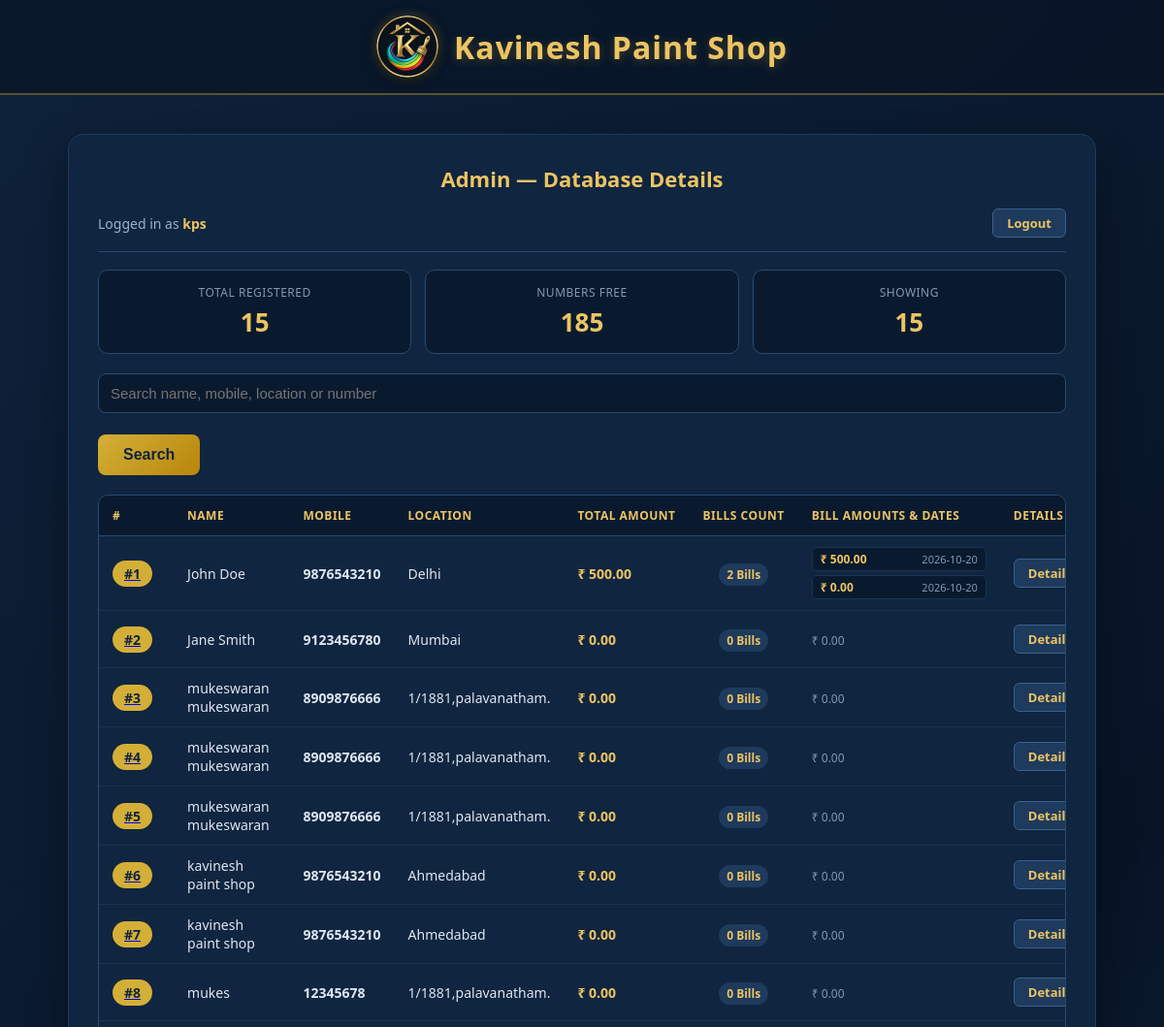
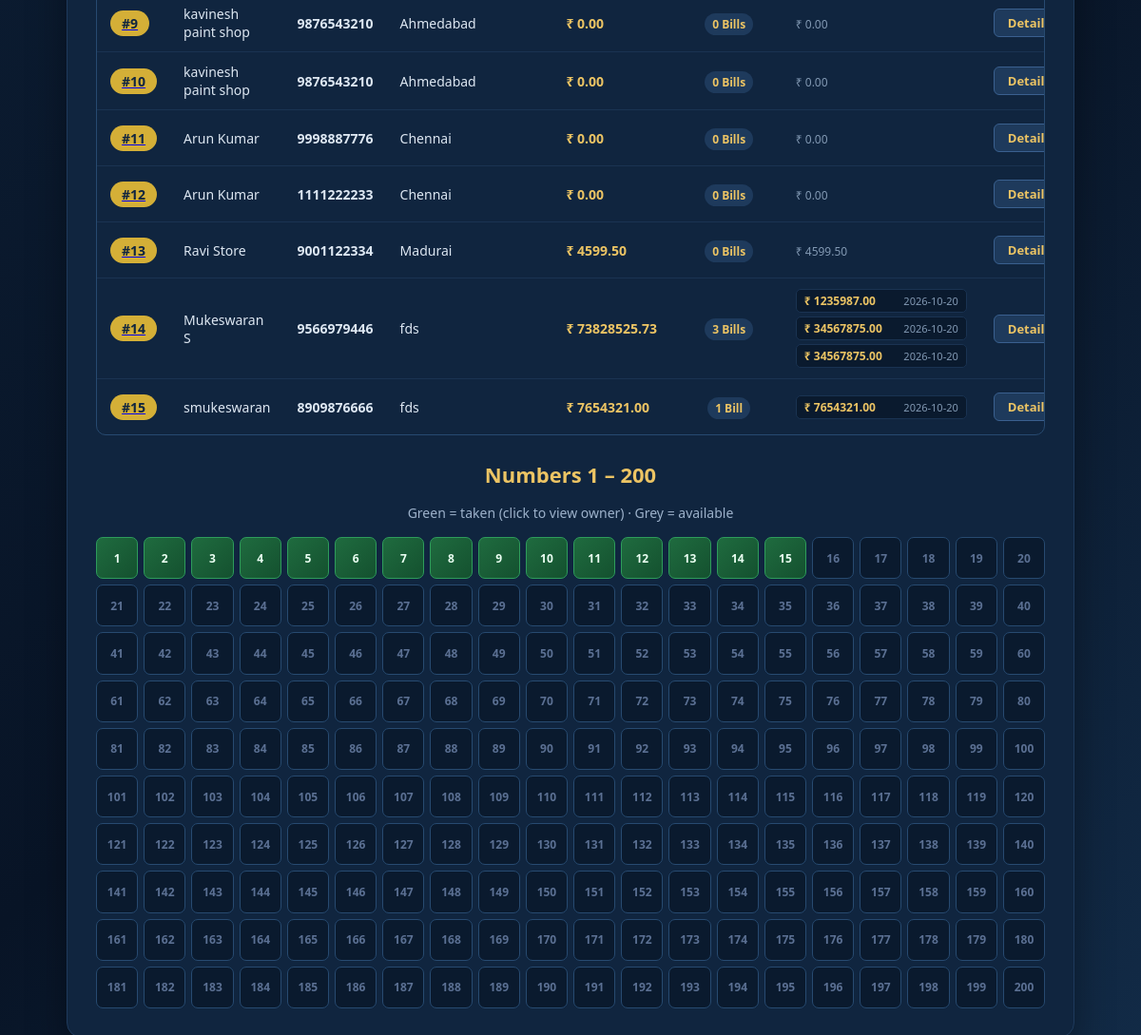
/admin (signed in), run on the app's committed database (2 pictures, top to bottom).
### tables this page shows
CREATE TABLE cards (
                id INTEGER PRIMARY KEY AUTOINCREMENT,
                number INTEGER UNIQUE NOT NULL,
                name TEXT NOT NULL,
                mobile TEXT NOT NULL,
                site TEXT NOT NULL,
                location TEXT NOT NULL,
                photo TEXT NOT NULL,
                card_image TEXT NOT NULL,
                created_at TEXT NOT NULL
            , amount REAL NOT NULL DEFAULT 0);

CREATE TABLE bill_entries (
                id INTEGER PRIMARY KEY AUTOINCREMENT,
                card_id INTEGER NOT NULL,
                amount REAL NOT NULL,
                photo TEXT,
                created_at TEXT NOT NULL,
                FOREIGN KEY (card_id) REFERENCES cards(id) ON DELETE CASCADE
            );

### app.py (the view)
@app.route("/admin")
@admin_required
def admin():
    db = get_db()
    q = request.args.get("q", "").strip()
    if q:
        rows = db.execute(
            """SELECT * FROM cards
               WHERE name LIKE ? OR mobile LIKE ? OR site LIKE ?
                     OR location LIKE ? OR number LIKE ?
               ORDER BY number""",
            tuple([f"%{q}%"] * 5),
        ).fetchall()
    else:
        rows = db.execute("SELECT * FROM cards ORDER BY number").fetchall()
    total = db.execute("SELECT COUNT(*) AS c FROM cards").fetchone()["c"]
    number_map = {r["number"]: r["id"] for r in db.execute("SELECT number, id FROM cards")}
    bill_data = {}
    for r in rows:
        entries = db.execute(
            "SELECT amount, created_at FROM bill_entries WHERE card_id = ? ORDER BY id", (r["id"],)
        ).fetchall()
        amts = [e["amount"] for e in entries]
        if len(amts) >= 2:
            old_amount = sum(amts[:-1])
            new_amount = amts[-1]
        elif len(amts) == 1:
            old_amount = 0.0
            new_amount = amts[0]
        else:
            old_amount = r["amount"]
            new_amount = r["amount"]
        bill_data[r["id"]] = {
            "count": len(entries),
            "entries": [{"amount": e["amount"], "date": e["created_at"]} for e in entries],
            "total": r["amount"],
            "old": old_amount,
            "new": new_amount,
        }
    free = MAX_NUMBER - total
    stats = {
        "total": total,
        "free": free,
        "search_count": len(rows),
    }
    return render_template("admin.html", rows=rows, stats=stats, q=q,
                           number_map=number_map, bill_data=bill_data, amounts=bill_data)

### app.py (called while the page is built)
def get_db():
    if "db" not in g:
        g.db = sqlite3.connect(DB_PATH)
        g.db.row_factory = sqlite3.Row
        g.db.execute("PRAGMA foreign_keys = ON")
    return g.db

@app.context_processor
def inject_globals():
    return {"MAX_NUMBER": MAX_NUMBER}

def admin_required(view):
    @wraps(view)
    def wrapped(*args, **kwargs):
        if not session.get("admin_logged_in"):
            return redirect(url_for("admin_login", next=request.path))
        return view(*args, **kwargs)
    return wrapped

### templates/admin.html (shortened to what this page needs)
<!doctype html>
<html lang="en">
<head>
  <link rel="stylesheet" href="{{ url_for('static', filename='style.css') }}">
</head>
<body>
  <header class="site-header">
    <a href="{{ url_for('index') }}" class="site-brand">
      <img class="site-logo" src="{{ url_for('static', filename='logo.png') }}" alt="Kavinesh Paint Shop Logo">
      <h1 class="site-name">Kavinesh Paint Shop</h1>
    </a>
  </header>
  <div class="page">
    <div class="panel admin-panel">
      <h2 class="panel-title">Admin &mdash; Database Details</h2>
      <div class="admin-bar">
        <span class="admin-user">Logged in as <strong>kps</strong></span>
        <a class="mini" href="{{ url_for('admin_logout') }}">Logout</a>
      </div>
      <div class="stats">
        <div class="stat"><span>Total Registered</span><strong>{{ stats['total'] }}</strong></div>
        <div class="stat"><span>Numbers Free</span><strong>{{ stats['free'] }}</strong></div>
        <div class="stat"><span>Showing</span><strong>{{ stats['search_count'] }}</strong></div>
      </div>
      <form method="get" class="form search-form">
        <div class="row">
          <input name="q" type="text" value="{{ q }}" placeholder="Search name, mobile, location or number">
        </div>
        <div class="actions">
          <button type="submit">Search</button>
        </div>
      </form>
      <div class="table-wrap">
        <table class="admin-table">
          <thead>
            <tr>
              <th>#</th><th>Name</th><th>Mobile</th>
              <th>Location</th><th>Total Amount</th><th>Bills Count</th>
              <th>Bill Amounts &amp; Dates</th>
              <th>Details</th><th>Photo</th><th>Card</th>
            </tr>
          </thead>
          <tbody>
            {% for r in rows %}
            <tr>
              <td><a href="{{ url_for('admin_record', rec_id=r['id']) }}"><span class="badge">#{{ r['number'] }}</span></a></td>
              <td>{{ r['name'] }}</td>
              <td><strong>{{ r['mobile'] }}</strong></td>
              <td>{{ r['location'] }}</td>
              <td><strong style="color:#ecc464;">&#8377; {{ '%.2f'|format(r['amount']) }}</strong></td>
              <td style="text-align:center;">
                <span class="badge" style="background:#1e3a5c;color:#ecc464;font-size:12px;padding:3px 8px;">
                  {{ bill_data[r['id']]['count'] }} {% if bill_data[r['id']]['count'] == 1 %}Bill{% else %}Bills{% endif %}
                </span>
              </td>
              <td>
                {% if bill_data[r['id']]['entries'] %}
                  <div style="display:flex;flex-direction:column;gap:4px;min-width:180px;">
                    {% for b in bill_data[r['id']]['entries'] %}
                      <div style="font-size:12px;background:#0a1a2e;padding:3px 8px;border-radius:5px;border:1px solid #1a3352;display:flex;justify-content:space-between;align-items:center;">
                        <span style="color:#ecc464;font-weight:600;">&#8377; {{ '%.2f'|format(b['amount']) }}</span>
                        <span style="color:#8299b3;font-size:11px;">{{ b['date'][:10] }}</span>
                      </div>
                    {% endfor %}
                  </div>
                {% else %}
                  <span class="small">&#8377; {{ '%.2f'|format(r['amount']) }}</span>
                {% endif %}
              </td>
              <td><a class="mini" href="{{ url_for('admin_record', rec_id=r['id']) }}">Details</a></td>
            </tr>
            {% else %}
            <tr><td colspan="12" class="empty">No records found.</td></tr>
            {% endfor %}
          </tbody>
        </table>
      </div>
      <h2 class="panel-title" style="margin-top:26px;">Numbers 1 &ndash; {{ MAX_NUMBER }}</h2>
      <p class="sub" style="margin-bottom:16px;">Green = taken (click to view owner) &middot; Grey = available</p>
      <div class="number-grid">
        {% for n in range(1, MAX_NUMBER + 1) %}
          {% if n in number_map %}
            <a class="num-cell taken" href="{{ url_for('admin_record', rec_id=number_map[n]) }}">{{ n }}</a>
          {% else %}
            <span class="num-cell free">{{ n }}</span>
          {% endif %}
        {% endfor %}
      </div>
    </div>
  </div>
</body>
</html>

### data on the page
cards: number "1", name "John Doe", mobile "9876543210", location "Delhi", amount "500.00", bill_data "2", shows "Bills"
bill_entries: amount "500.00", created_at "2026-10-20"
bill_entries: amount "0.00", created_at "2026-10-20"
cards: number "2", name "Jane Smith", mobile "9123456780", location "Mumbai", amount "0.00", bill_data "0", shows "Bills"
cards: number "3", name "mukeswaran mukeswaran", mobile "8909876666", location "1/1881,palavanatham.", amount "0.00", bill_data "0", shows "Bills"
cards: number "4", name "mukeswaran mukeswaran", mobile "8909876666", location "1/1881,palavanatham.", amount "0.00", bill_data "0", shows "Bills"
cards: number "5", name "mukeswaran mukeswaran", mobile "8909876666", location "1/1881,palavanatham.", amount "0.00", bill_data "0", shows "Bills"
cards: number "6", name "kavinesh paint shop", mobile "9876543210", location "Ahmedabad", amount "0.00", bill_data "0", shows "Bills"
cards: number "7", name "kavinesh paint shop", mobile "9876543210", location "Ahmedabad", amount "0.00", bill_data "0", shows "Bills"
cards: number "8", name "mukes", mobile "12345678", location "1/1881,palavanatham.", amount "0.00", bill_data "0", shows "Bills"
cards: number "9", name "kavinesh paint shop", mobile "9876543210", location "Ahmedabad", amount "0.00", bill_data "0", shows "Bills"
cards: number "10", name "kavinesh paint shop", mobile "9876543210", location "Ahmedabad", amount "0.00", bill_data "0", shows "Bills"
cards: number "11", name "Arun Kumar", mobile "9998887776", location "Chennai", amount "0.00", bill_data "0", shows "Bills"
cards: number "12", name "Arun Kumar", mobile "1111222233", location "Chennai", amount "0.00", bill_data "0", shows "Bills"
cards: number "13", name "Ravi Store", mobile "9001122334", location "Madurai", amount "4599.50", bill_data "0", shows "Bills"
cards: number "14", name "Mukeswaran S", mobile "9566979446", location "fds", amount "73828525.73", bill_data "3", shows "Bills"
bill_entries: amount "1235987.00", created_at "2026-10-20"
bill_entries: amount "34567875.00", created_at "2026-10-20"
bill_entries: amount "34567875.00", created_at "2026-10-20"
cards: number "15", name "smukeswaran", mobile "8909876666", location "fds", amount "7654321.00", bill_data "1", shows "Bill"
bill_entries: amount "7654321.00", created_at "2026-10-20"

### other printed values
{{ stats['total'] }} "15"
{{ stats['free'] }} "185"
{{ stats['search_count'] }} "15"
{{ MAX_NUMBER }} "200"
{{ n }} "1" "2" "3" "4" "5" "6" "7" "8" "9" "10" "11" "12" "13" "14" "15"
{{ n }} "16" "17" "18" "19" "20" "21" "22" "23" "24" "25" "26" "27" "28" "29" "30" "31" "32" "33" "34" "35" "36" "37" "38" "39" "40" "41" "42" "43" "44" "45" "46" "47" "48" "49" "50" "51" "52" "53" "54" "55" "56" "57" "58" "59" "60" "61" "62" "63" "64" "65" "66" "67" "68" "69" "70" "71" "72" "73" "74" "75" "76" "77" "78" "79" "80" "81" "82" "83" "84" "85" "86" "87" "88" "89" "90" "91" "92" "93" "94" "95" "96" "97" "98" "99" "100" "101" "102" "103" "104" "105" "106" "107" "108" "109" "110" "111" "112" "113" "114" "115" "116" "117" "118" "119" "120" "121" "122" "123" "124" "125" "126" "127" "128" "129" "130" "131" "132" "133" "134" "135" "136" "137" "138" "139" "140" "141" "142" "143" "144" "145" "146" "147" "148" "149" "150" "151" "152" "153" "154" "155" "156" "157" "158" "159" "160" "161" "162" "163" "164" "165" "166" "167" "168" "169" "170" "171" "172" "173" "174" "175" "176" "177" "178" "179" "180" "181" "182" "183" "184" "185" "186" "187" "188" "189" "190" "191" "192" "193" "194" "195" "196" "197" "198" "199" "200"
